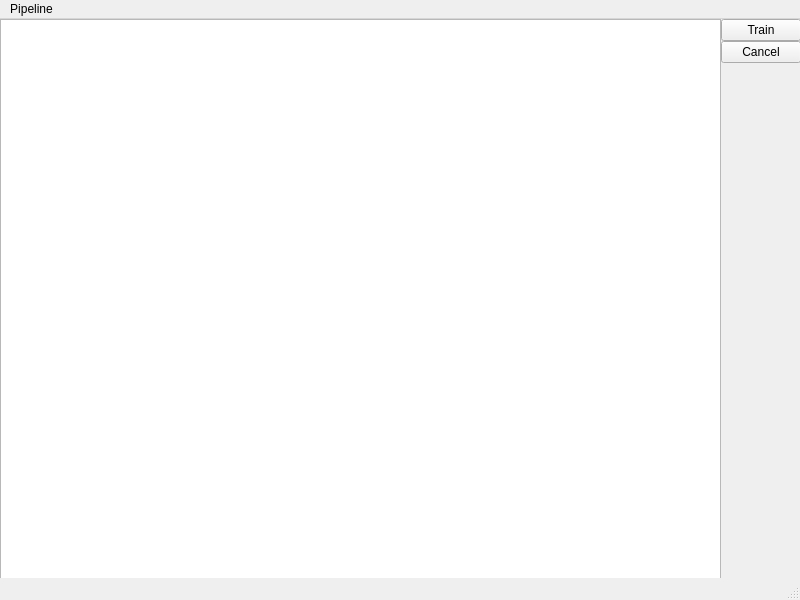
<?xml version="1.0" encoding="UTF-8"?>
<ui version="4.0">
 <class>PipelineConfigWindow</class>
 <widget class="QMainWindow" name="PipelineConfigWindow">
  <property name="geometry">
   <rect>
    <x>0</x>
    <y>0</y>
    <width>800</width>
    <height>600</height>
   </rect>
  </property>
  <property name="windowTitle">
   <string>Pipeline Editor</string>
  </property>
  <widget class="QWidget" name="widget">
   <property name="sizePolicy">
    <sizepolicy hsizetype="Fixed" vsizetype="Fixed">
     <horstretch>0</horstretch>
     <verstretch>0</verstretch>
    </sizepolicy>
   </property>
   <widget class="QWidget" name="horizontalLayoutWidget">
    <property name="geometry">
     <rect>
      <x>0</x>
      <y>0</y>
      <width>801</width>
      <height>581</height>
     </rect>
    </property>
    <layout class="QHBoxLayout" name="horizontalLayout">
     <property name="spacing">
      <number>0</number>
     </property>
     <property name="sizeConstraint">
      <enum>QLayout::SetMinAndMaxSize</enum>
     </property>
     <item>
      <layout class="QVBoxLayout" name="verticalLayout">
       <property name="sizeConstraint">
        <enum>QLayout::SetMinAndMaxSize</enum>
       </property>
       <item>
        <widget class="QListView" name="listView"/>
       </item>
      </layout>
     </item>
     <item>
      <layout class="QHBoxLayout" name="horizontalLayout_2">
       <property name="sizeConstraint">
        <enum>QLayout::SetMinAndMaxSize</enum>
       </property>
       <item>
        <layout class="QVBoxLayout" name="verticalLayout_2">
         <property name="sizeConstraint">
          <enum>QLayout::SetMinAndMaxSize</enum>
         </property>
         <property name="leftMargin">
          <number>0</number>
         </property>
         <item>
          <widget class="QPushButton" name="pushButton_train">
           <property name="text">
            <string>Train</string>
           </property>
          </widget>
         </item>
         <item>
          <widget class="QPushButton" name="pushButton_cancel">
           <property name="text">
            <string>Cancel</string>
           </property>
          </widget>
         </item>
         <item>
          <spacer name="verticalSpacer">
           <property name="orientation">
            <enum>Qt::Vertical</enum>
           </property>
           <property name="sizeHint" stdset="0">
            <size>
             <width>20</width>
             <height>40</height>
            </size>
           </property>
          </spacer>
         </item>
        </layout>
       </item>
      </layout>
     </item>
    </layout>
   </widget>
  </widget>
  <widget class="QMenuBar" name="menubar">
   <property name="geometry">
    <rect>
     <x>0</x>
     <y>0</y>
     <width>800</width>
     <height>22</height>
    </rect>
   </property>
   <widget class="QMenu" name="menuFile">
    <property name="title">
     <string>Pipeline</string>
    </property>
    <addaction name="actionOpen"/>
    <addaction name="separator"/>
   </widget>
   <addaction name="menuFile"/>
  </widget>
  <widget class="QStatusBar" name="statusbar"/>
  <action name="actionQuit">
   <property name="text">
    <string>Open...</string>
   </property>
  </action>
  <action name="actionSave">
   <property name="text">
    <string>Save</string>
   </property>
  </action>
  <action name="actionOpen">
   <property name="text">
    <string>Open...</string>
   </property>
  </action>
 </widget>
 <resources/>
 <connections>
  <connection>
   <sender>pushButton_cancel</sender>
   <signal>clicked()</signal>
   <receiver>PipelineConfigWindow</receiver>
   <slot>close()</slot>
   <hints>
    <hint type="sourcelabel">
     <x>757</x>
     <y>66</y>
    </hint>
    <hint type="destinationlabel">
     <x>399</x>
     <y>299</y>
    </hint>
   </hints>
  </connection>
 </connections>
</ui>
